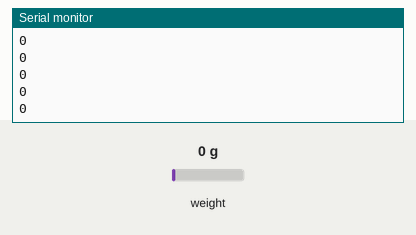
Recording of a sketch running on a simulated Arduino Uno, built with avr-gcc and run on an emulated ATmega328P. Shown: the last lines printed to the serial monitor. The test bench sets the inputs (shaded band); at power-on: weight on the scale 0 g.

Above: at 6.2 s.
6.3 s: weight on the scale set to 100 g
At 6.31 s:
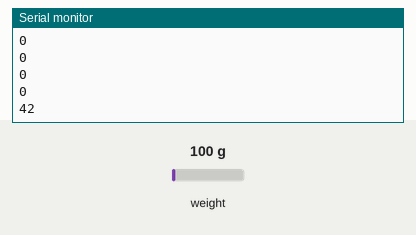
7.8 s: weight on the scale set to 1250 g
At 7.81 s:
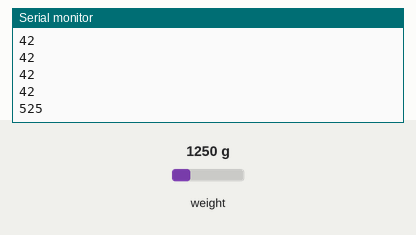
Timing chart, 0 to 10.8 s (numbered marks = the images above; inputs shaded):
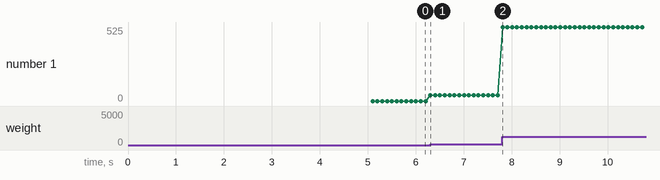

The sketch:

weight_sensor_testing.ino
```cpp
/*
  NodeMCU v3 Arduino/Physical pinout map

  Arduino | NodeMCU | Available for use
  0       | D3      | SCK
  1       | TX      |
  2       | D4      |
  3       | RX      |
  4       | D2      |
  5       | D1      |
  6       |         |
  7       |         |
  8       |         |
  9       | S2      | can't
  10      | S3      | can't
  11      |         |
  12      | D6      | used
  13      | D7      | used
  14      | D5      | DT
  15      | D8      | used
  16      | D0      |
 */
#define LOAD_SENSOR_DATA 14
#define LOAD_SENSOR_CLOCK 0

#include <Q2HX711.h>


Q2HX711 load_sensor(LOAD_SENSOR_DATA, LOAD_SENSOR_CLOCK);

void setup() {
  Serial.begin(9600);
  Serial.println("setup");
  delay(5000);
  Serial.println("after delay");
}

void loop(){
  int curr_weight = (load_sensor.read() / 1000);
    Serial.println(curr_weight);
//  digitalWrite(LOAD_SENSOR_CLOCK, LOW);
//  Serial.println("ok");
}
```

Measured:
- after the input at 6.3 s, the serial monitor: prints a new line at once (image 1)
- after the input at 7.8 s, the serial monitor: prints a new line at once (image 2)
- plotted number 1: 0 → 42 after the input at 6.3 s, 42 → 525 after the input at 7.8 s
